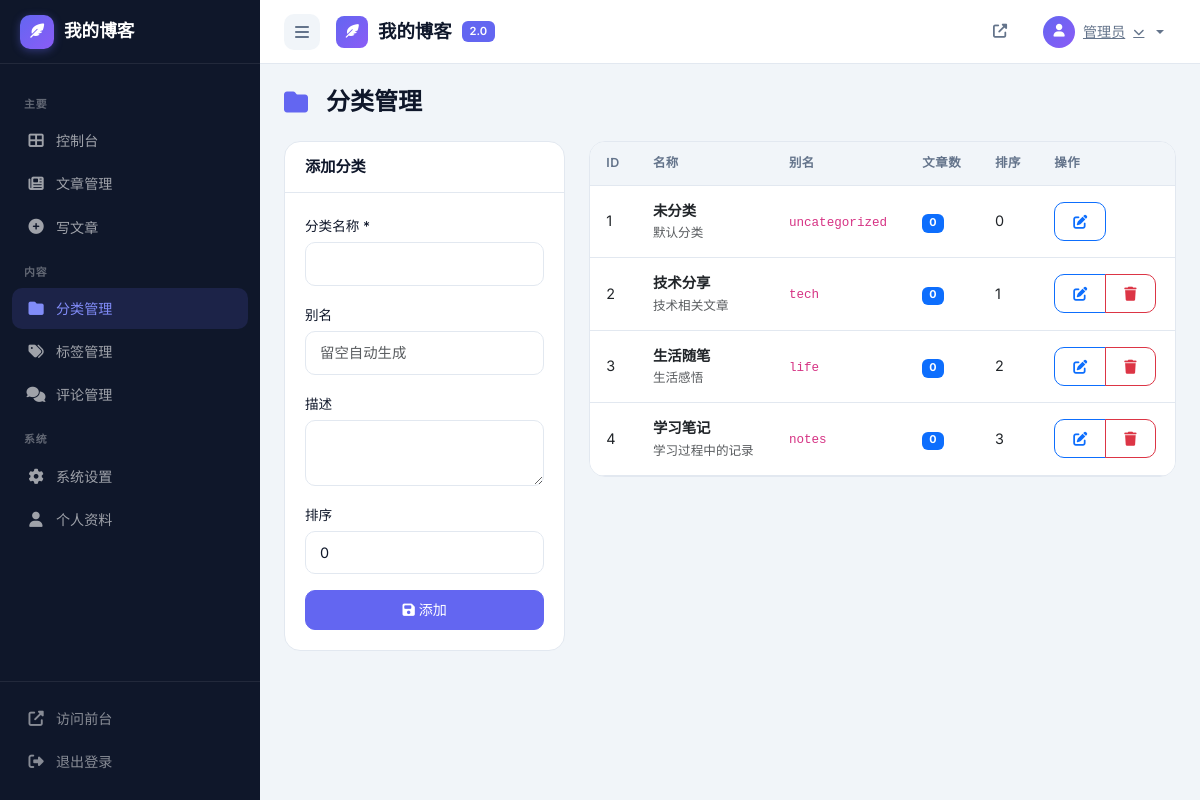
The app's page /admin/categories (signed in) with its own data.
### tables this page shows
CREATE TABLE IF NOT EXISTS `users` (
    `id` INT UNSIGNED AUTO_INCREMENT PRIMARY KEY,
    `username` VARCHAR(50) NOT NULL UNIQUE,
    `password` VARCHAR(255) NOT NULL,
    `email` VARCHAR(100) NOT NULL,
    `nickname` VARCHAR(50) DEFAULT '',
    `avatar` VARCHAR(255) DEFAULT '',
    `role` ENUM('admin','author','editor') DEFAULT 'author',
    `status` TINYINT(1) DEFAULT 1,
    `created_at` DATETIME DEFAULT CURRENT_TIMESTAMP,
    `updated_at` DATETIME DEFAULT CURRENT_TIMESTAMP ON UPDATE CURRENT_TIMESTAMP
);

CREATE TABLE IF NOT EXISTS `categories` (
    `id` INT UNSIGNED AUTO_INCREMENT PRIMARY KEY,
    `name` VARCHAR(50) NOT NULL,
    `slug` VARCHAR(50) DEFAULT '',
    `description` VARCHAR(200) DEFAULT '',
    `sort_order` INT DEFAULT 0,
    `created_at` DATETIME DEFAULT CURRENT_TIMESTAMP
);

### database.php (called while the page is built, shortened)
<?php
class Database {
    private static $instance = null;
    private $pdo;
    private $connected = false;
    private function __construct() {
        $dsn = 'mysql:host=' . DB_HOST . ';port=' . DB_PORT . ';charset=utf8mb4';
        try {
            $this->pdo = new PDO($dsn, DB_USER, DB_PASS, [
                PDO::ATTR_ERRMODE => PDO::ERRMODE_EXCEPTION,
                PDO::MYSQL_ATTR_INIT_COMMAND => "SET NAMES utf8mb4",
                PDO::ATTR_DEFAULT_FETCH_MODE => PDO::FETCH_ASSOC,
                PDO::ATTR_EMULATE_PREPARES => false,
            ]);
            $this->pdo->exec("USE `" . DB_NAME . "`");
            $this->connected = true;
        } catch (PDOException $e) {
            $this->connected = false;
            $this->pdo = null;
        }
    }
    public static function getInstance() {
        if (self::$instance === null) {
            self::$instance = new self();
        }
        return self::$instance;
    }
    public function isConnected() {
        return $this->connected;
    }
    public function query($sql, $params = []) {
        $stmt = $this->pdo->prepare($sql);
        $stmt->execute($params);
        return $stmt;
    }
    public function fetchAll($sql, $params = []) {
        $result = $this->query($sql, $params);
        return $result ? $result->fetchAll() : [];
    }
    public function fetchOne($sql, $params = []) {
        $result = $this->query($sql, $params);
        return $result ? $result->fetch() : false;
    }
}
function db() {
    return Database::getInstance();
}

### functions.php (called while the page is built, shortened)
<?php
function is_installed() {
    return db()->isConnected();
}
function clean($str) {
    return htmlspecialchars($str, ENT_QUOTES, 'UTF-8');
}
function is_login() {
    return !empty($_SESSION['user_id']);
}
function current_user() {
    static $user = null;
    if ($user === null) {
        $user = db()->fetchOne("SELECT * FROM users WHERE id = ?", [$_SESSION['user_id']]);
    }
    return $user;
}
function get_option($key, $default = '') {
    $defaults = [
        'site_name' => '我的博客',
        'site_desc' => '一个简洁优雅的个人博客',
        'site_keywords' => '博客,技术,分享',
        'site_url' => 'http://localhost/boke',
        'admin_email' => 'admin@example.com',
        'comment_check' => '1',
        'posts_per_page' => '8',
    ];
    static $options = null;
    if ($options === null) {
        $rows = db()->fetchAll("SELECT option_key, option_value FROM options");
        $options = [];
        foreach ($rows as $row) {
            $options[$row['option_key']] = $row['option_value'];
        }
    }
    return isset($options[$key]) ? $options[$key] : (isset($defaults[$key]) ? $defaults[$key] : $default);
}
    ?>

### admin/categories.php (the view, shortened to what this page needs)
<?php
$categories = db()->fetchAll("
    SELECT c.*, (SELECT COUNT(*) FROM posts WHERE category_id = c.id) as post_count
    FROM categories c ORDER BY sort_order ASC, id ASC
");
$editCat = null;
include __DIR__ . '/../admin/views/header.php';
?>
<div class="page-header">
    <h1><i class="fas fa-folder me-2"></i>分类管理</h1>
</div>
<div class="row">
    <div class="col-lg-4">
        <div class="admin-card">
            <div class="admin-card-header">
                <h5><?php echo $editCat ? '编辑分类' : '添加分类'; ?></h5>
            </div>
            <div class="admin-card-body">
                <form method="POST">
                    <div class="mb-3">
                        <label class="form-label">分类名称 *</label>
                        <input type="text" name="name" class="form-control" required
                            value="<?php echo clean($editCat['name'] ?? ''); ?>">
                    </div>
                    <div class="mb-3">
                        <label class="form-label">别名</label>
                        <input type="text" name="slug" class="form-control" placeholder="留空自动生成"
                            value="<?php echo clean($editCat['slug'] ?? ''); ?>">
                    </div>
                    <div class="mb-3">
                        <label class="form-label">描述</label>
                        <textarea name="description" class="form-control" rows="2"><?php echo clean($editCat['description'] ?? ''); ?></textarea>
                    </div>
                    <div class="mb-3">
                        <label class="form-label">排序</label>
                        <input type="number" name="sort_order" class="form-control" value="<?php echo $editCat['sort_order'] ?? 0; ?>">
                    </div>
                    <button type="submit" class="btn btn-primary w-100">
                        <i class="fas fa-save me-1"></i><?php echo $editCat ? '更新' : '添加'; ?>
                    </button>
                </form>
            </div>
        </div>
    </div>
    <div class="col-lg-8">
        <div class="admin-card">
            <div class="admin-card-body p-0">
                <div class="table-responsive">
                    <table class="table table-hover mb-0">
                        <thead>
                            <tr>
                                <th>ID</th>
                                <th>名称</th>
                                <th>别名</th>
                                <th>文章数</th>
                                <th>排序</th>
                                <th>操作</th>
                            </tr>
                        </thead>
                        <tbody>
                            <?php foreach ($categories as $cat): ?>
                            <tr>
                                <td><?php echo $cat['id']; ?></td>
                                <td>
                                    <strong><?php echo clean($cat['name']); ?></strong>
                                    <?php if ($cat['description']): ?>
                                    <br><small class="text-muted"><?php echo clean($cat['description']); ?></small>
                                    <?php endif; ?>
                                </td>
                                <td><code><?php echo clean($cat['slug']); ?></code></td>
                                <td><span class="badge bg-primary"><?php echo $cat['post_count']; ?></span></td>
                                <td><?php echo $cat['sort_order']; ?></td>
                                <td>
                                    <div class="btn-group btn-group-sm">
                                        <a href="?edit=<?php echo $cat['id']; ?>" class="btn btn-outline-primary" title="编辑">
                                            <i class="fas fa-edit"></i>
                                        </a>
                                        <?php if ($cat['id'] > 1): ?>
                                        <a href="?delete=<?php echo $cat['id']; ?>" class="btn btn-outline-danger" title="删除"
                                            onclick="return confirm('删除分类后，该分类下的文章将移至未分类，确定删除？')">
                                            <i class="fas fa-trash"></i>
                                        </a>
                                        <?php endif; ?>
                                    </div>
                                </td>
                            </tr>
                            <?php endforeach; ?>
                        </tbody>
                    </table>
                </div>
            </div>
        </div>
    </div>
</div>
<?php include __DIR__ . '/../admin/views/footer.php'; ?>

### index.php (shortened to what this page needs)
<?php
require_once __DIR__ . '/database.php';
require_once __DIR__ . '/functions.php';
$uri = parse_url($_SERVER['REQUEST_URI'], PHP_URL_PATH);
$basePath = rtrim(dirname($_SERVER['SCRIPT_NAME']), '/');
if ($basePath && strpos($uri, $basePath) === 0) {
    $uri = substr($uri, strlen($basePath));
}
$uri = rtrim($uri, '/');
$uri = ltrim($uri, '/');
if ($uri === '' || $uri === 'index') {
    include __DIR__ . '/front/index.php';
}
elseif ($uri === 'post' && isset($_GET['id'])) {
    include __DIR__ . '/front/post.php';
}
elseif (preg_match('#^category/(.+)$#', $uri, $m)) {
    $_GET['slug'] = $m[1];
    include __DIR__ . '/front/category.php';
}
elseif (preg_match('#^tag/(.+)$#', $uri, $m)) {
    $_GET['slug'] = $m[1];
    include __DIR__ . '/front/tag.php';
}
elseif ($uri === 'search') {
    include __DIR__ . '/front/search.php';
}
elseif ($uri === 'rss') {
    include __DIR__ . '/front/rss.php';
}
elseif ($uri === 'auth') {
    include __DIR__ . '/front/auth.php';
}
elseif ($uri === 'profile') {
    include __DIR__ . '/front/profile.php';
}
elseif ($uri === 'agents') {
    include __DIR__ . '/front/agents.php';
}
elseif (preg_match('#^agent/(.+)$#', $uri, $m)) {
    $_GET['slug'] = $m[1];
    include __DIR__ . '/front/agent.php';
}
elseif ($uri === 'agent-collab') {
    include __DIR__ . '/front/agent_collab.php';
}
elseif ($uri === 'media') {
    include __DIR__ . '/front/media.php';
}
elseif ($uri === 'pipeline') {
    include __DIR__ . '/front/pipeline.php';
}
elseif ($uri === 'coding') {
    include __DIR__ . '/front/coding.php';
}
elseif (preg_match('#^admin(/.*)?$#', $uri, $m)) {
    include __DIR__ . '/admin/index.php';
}
elseif (preg_match('#^api/(.+)$#', $uri, $m)) {
    $apiAction = $m[1];
    include __DIR__ . '/api.php';
}
elseif (preg_match('#^agent-api/(.+)$#', $uri, $m)) {
    include __DIR__ . '/agent_api.php';
}
elseif (preg_match('#^media-api/(.+)$#', $uri, $m)) {
    include __DIR__ . '/media_api.php';
}
elseif (preg_match('#^pipeline-api/(.+)$#', $uri, $m)) {
    include __DIR__ . '/pipeline_api.php';
}
elseif (preg_match('#^member-api/(.+)$#', $uri, $m)) {
    include __DIR__ . '/member_api.php';
}
elseif (preg_match('#^coding-api/(.+)$#', $uri, $m)) {
    include __DIR__ . '/coding_api.php';
}
else {
    http_response_code(404);
    include __DIR__ . '/views/404.php';
}

### admin/index.php (shortened to what this page needs)
<?php
require_once __DIR__ . '/../database.php';
require_once __DIR__ . '/../functions.php';
$uri = parse_url($_SERVER['REQUEST_URI'], PHP_URL_PATH);
$adminPath = preg_replace('#^.*/admin#', '', $uri);
$adminPath = rtrim($adminPath, '/');
switch ($adminPath) {
    case '/categories':
        include __DIR__ . '/categories.php';
        break;
}

### admin/views/header.php (shortened to what this page needs)
<?php
$siteName = get_option('site_name', SITE_NAME);
$currentUser = current_user();
$currentPage = basename($_SERVER['REQUEST_URI'], '.php');
?>
<!DOCTYPE html>
<html lang="zh-CN">
<head>
    <link rel="stylesheet" href="https://cdn.jsdelivr.net/npm/bootstrap@5.3.0/dist/css/bootstrap.min.css">
    <link rel="stylesheet" href="https://cdnjs.cloudflare.com/ajax/libs/font-awesome/6.4.0/css/all.min.css">
    <link rel="stylesheet" href="<?php echo SITE_URL; ?>/assets/css/admin.css">
</head>
<body>
<aside class="admin-sidebar" id="adminSidebar">
    <div class="sidebar-brand">
        <a href="<?php echo SITE_URL; ?>/admin/">
            <span class="brand-icon"><i class="fas fa-feather-alt"></i></span>
            <?php echo clean($siteName); ?>
        </a>
    </div>
    <div class="sidebar-menu">
        <div class="menu-label">主要</div>
        <a href="<?php echo SITE_URL; ?>/admin/dashboard" class="menu-item <?php echo $currentPage === 'index' || $currentPage === 'dashboard' || $currentPage === '' ? 'active' : ''; ?>">
            <i class="fas fa-th-large"></i><span>控制台</span>
        </a>
        <a href="<?php echo SITE_URL; ?>/admin/posts" class="menu-item <?php echo in_array($currentPage, ['posts', 'post-edit', 'post-add']) ? 'active' : ''; ?>">
            <i class="fas fa-newspaper"></i><span>文章管理</span>
        </a>
        <a href="<?php echo SITE_URL; ?>/admin/post-add" class="menu-item <?php echo $currentPage === 'post-add' ? 'active' : ''; ?>">
            <i class="fas fa-plus-circle"></i><span>写文章</span>
        </a>
        <div class="menu-label">内容</div>
        <a href="<?php echo SITE_URL; ?>/admin/categories" class="menu-item <?php echo $currentPage === 'categories' ? 'active' : ''; ?>">
            <i class="fas fa-folder"></i><span>分类管理</span>
        </a>
        <a href="<?php echo SITE_URL; ?>/admin/tags" class="menu-item <?php echo $currentPage === 'tags' ? 'active' : ''; ?>">
            <i class="fas fa-tags"></i><span>标签管理</span>
        </a>
        <a href="<?php echo SITE_URL; ?>/admin/comments" class="menu-item <?php echo $currentPage === 'comments' ? 'active' : ''; ?>">
            <i class="fas fa-comments"></i><span>评论管理</span>
        </a>
        <div class="menu-label">系统</div>
        <a href="<?php echo SITE_URL; ?>/admin/settings" class="menu-item <?php echo $currentPage === 'settings' ? 'active' : ''; ?>">
            <i class="fas fa-cog"></i><span>系统设置</span>
        </a>
        <a href="<?php echo SITE_URL; ?>/admin/profile" class="menu-item <?php echo $currentPage === 'profile' ? 'active' : ''; ?>">
            <i class="fas fa-user"></i><span>个人资料</span>
        </a>
    </div>
    <div class="sidebar-footer">
        <a href="<?php echo SITE_URL; ?>/" target="_blank" class="menu-item">
            <i class="fas fa-external-link-alt"></i><span>访问前台</span>
        </a>
        <a href="<?php echo SITE_URL; ?>/admin/logout" class="menu-item">
            <i class="fas fa-sign-out-alt"></i><span>退出登录</span>
        </a>
    </div>
</aside>
<nav class="admin-nav">
    <div class="admin-nav-left">
        <button class="sidebar-toggle" id="sidebarToggle">
            <i class="fas fa-bars"></i>
        </button>
        <a href="<?php echo SITE_URL; ?>/admin/" class="admin-logo">
            <span class="brand-icon"><i class="fas fa-feather-alt"></i></span>
            <?php echo clean($siteName); ?>
            <span style="font-size:0.7rem;background:var(--admin-primary);color:#fff;padding:2px 8px;border-radius:6px;font-weight:600;">2.0</span>
        </a>
    </div>
    <div class="admin-nav-right">
        <a href="<?php echo SITE_URL; ?>/" target="_blank" class="nav-link-icon" title="访问前台">
            <i class="fas fa-external-link-alt"></i>
        </a>
        <div class="nav-user dropdown">
            <a href="#" class="dropdown-toggle" data-bs-toggle="dropdown">
                <div style="width:32px;height:32px;border-radius:50%;background:linear-gradient(135deg,var(--admin-primary),#8b5cf6);display:flex;align-items:center;justify-content:center;color:#fff;font-size:0.8rem;">
                    <i class="fas fa-user"></i>
                </div>
                <?php echo clean($currentUser['nickname'] ?: $currentUser['username']); ?>
                <i class="fas fa-chevron-down" style="font-size:0.7rem;"></i>
            </a>
        </div>
    </div>
</nav>
<div class="admin-main">
    <div class="admin-content">

### admin/views/footer.php (shortened to what this page needs)
    </div>
</div>
</body>
</html>

### records on screen
users: nickname "管理员"
categories: id "1", name "未分类", description "默认分类", slug "uncategorized", post_count "0", sort_order "0"
categories: id "2", name "技术分享", description "技术相关文章", slug "tech", post_count "0", sort_order "1"
categories: id "3", name "生活随笔", description "生活感悟", slug "life", post_count "0", sort_order "2"
categories: id "4", name "学习笔记", description "学习过程中的记录", slug "notes", post_count "0", sort_order "3"

### other values on screen
$siteName "我的博客"
